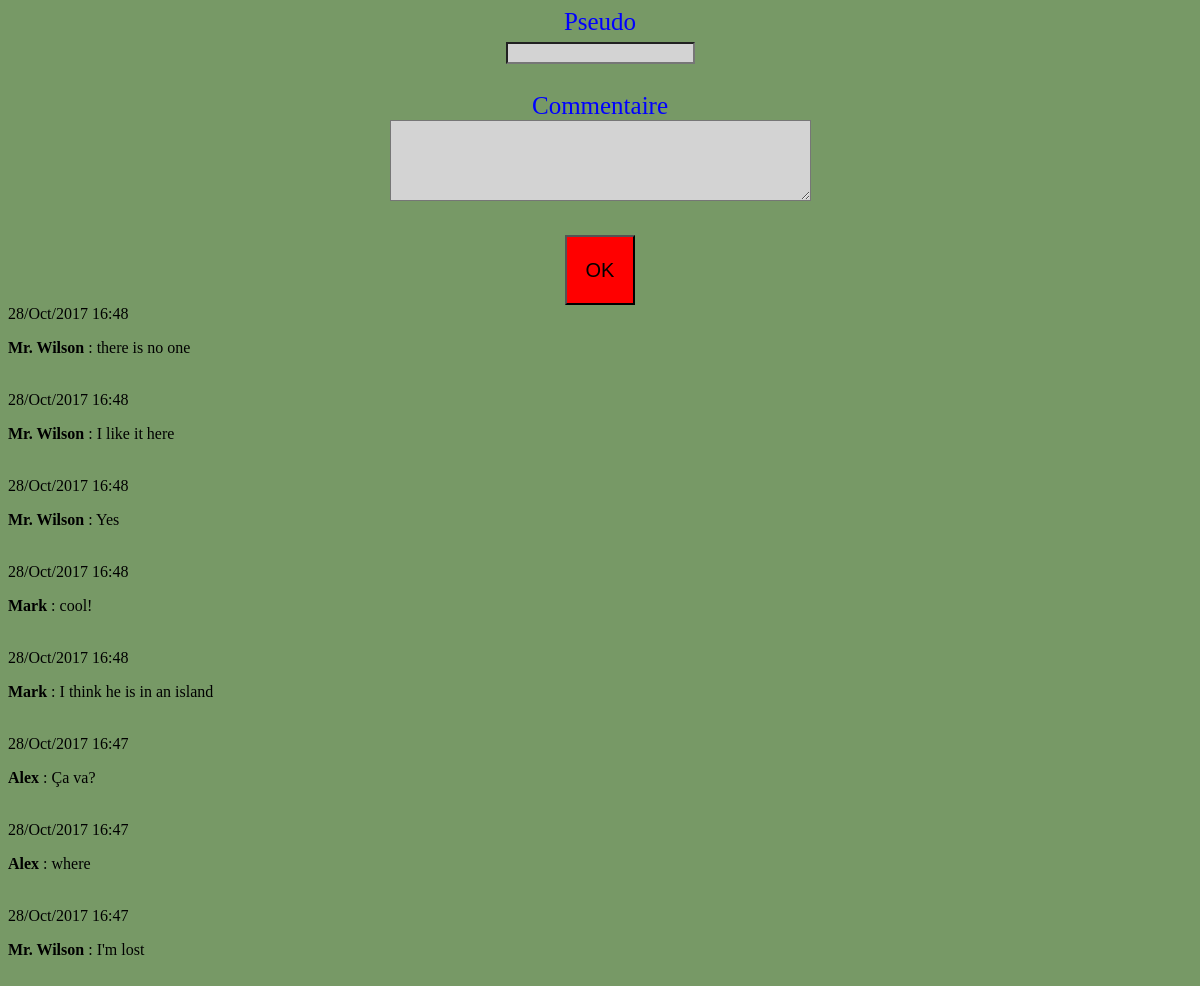
The page /view.php on the database its author committed.
### tables this page shows
CREATE TABLE `minichat` (
  `id` int(11) NOT NULL,
  `pseudo` varchar(20) NOT NULL,
  `commentaire` text NOT NULL,
  `date` datetime NOT NULL DEFAULT CURRENT_TIMESTAMP
);

### view.php (the view, shortened to what this page needs)
<!DOCTYPE html>
<html>
<head>
	<link rel="stylesheet" type="text/css" href="style.css">
</head>
<body>
<?php
	$currentPseudo = $_SESSION['pseudo'];
?>
<form action="minichat.php" method="POST">
	<label for="pseudo">Pseudo</label><br>
	<input type="text" name="pseudo" id="pseudo" value="<?php echo $currentPseudo?>" ><br><br>
	<label for="Commentaire">Commentaire </label> <br>
	<textarea type="text" name="commentaire" rows="5" cols="50" ></textarea> <br><br>
	<input type="submit" name="valider" value="OK" >
</form>
<?php
try
	{
	$bdd = new PDO('mysql:host=localhost;dbname=testing;charset=utf8', 'root', '');
	}
	catch(Exception $e)
	{
    die('Erreur : '.$e->getMessage());
	}
	$reponse = $bdd->query('SELECT `date`, `pseudo`, `commentaire` FROM minichat ORDER BY ID DESC LIMIT 0, 10');
	while ($donnees = $reponse->fetch()) {
		$sourceFormat = 'Y-m-d H:i:s';
		$desiredFormat = 'd/M/Y  H:i';
		$dateStr = $donnees['date'];
		$dateObj = DateTime::createFromFormat($sourceFormat, $dateStr);
		echo $dateObj->format($desiredFormat) .'<p><strong>' . htmlspecialchars($donnees['pseudo']) . '</strong> : ' . htmlspecialchars($donnees['commentaire']) . '</p>'.'<br>';
	}
 ?>
</body>
</html>

### style.css (style rules this page uses)
body { background-color: #796; }
form { text-align: center; font-size: 25px; color:blue; }
input[type="text"] { background-color: lightgray; outline-width: 5px; font-size: 14px; }
input[type="submit"] { width: 70px; height: 70px; background-color: red; font-size: 20px; }
textarea { background-color: lightgray; }

### rows shown on the page
minichat: date "28/Oct/2017 16:48", pseudo "Mr. Wilson", commentaire "there is no one"
minichat: date "28/Oct/2017 16:48", pseudo "Mr. Wilson", commentaire "I like it here"
minichat: date "28/Oct/2017 16:48", pseudo "Mr. Wilson", commentaire "Yes"
minichat: date "28/Oct/2017 16:48", pseudo "Mark", commentaire "cool!"
minichat: date "28/Oct/2017 16:48", pseudo "Mark", commentaire "I think he is in an island"
minichat: date "28/Oct/2017 16:47", pseudo "Alex", commentaire "Ça va?"
minichat: date "28/Oct/2017 16:47", pseudo "Alex", commentaire "where"
minichat: date "28/Oct/2017 16:47", pseudo "Mr. Wilson", commentaire "I'm lost"
